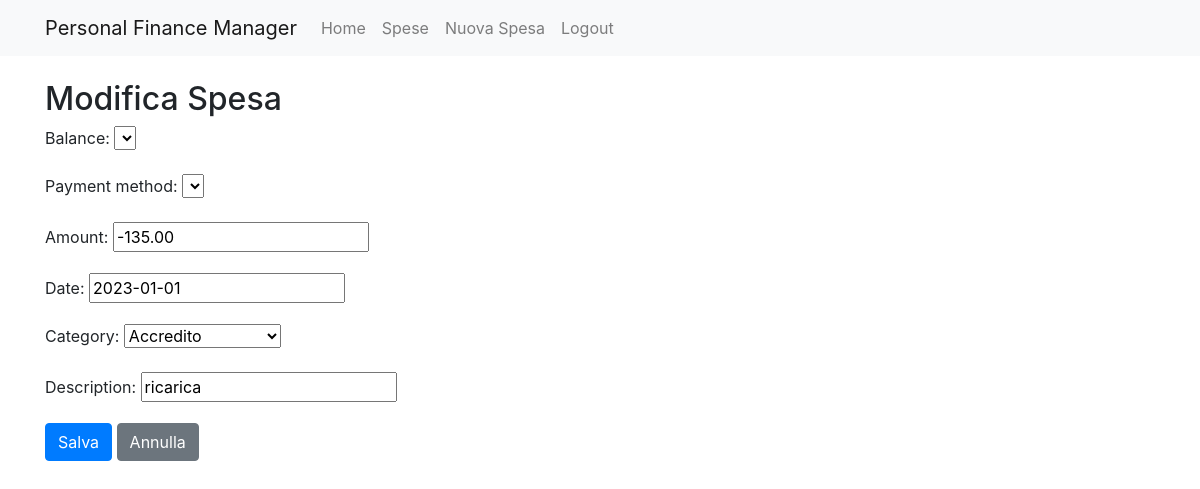
/edit/100/ (signed in), run on the app's committed database.
### expenses/models.py (models this page shows, shortened)
class Expense(models.Model):
    user = models.ForeignKey(User, on_delete=models.CASCADE)
    balance = models.ForeignKey(Balance, on_delete=models.CASCADE)
    payment_method = models.ForeignKey(Payment_Method, on_delete=models.CASCADE)
    amount = models.DecimalField(max_digits = 6, decimal_places=2)
    date = models.DateField()
    category = models.ForeignKey(Category, on_delete=models.CASCADE)
    description = models.CharField(max_length=200)

### expenses/views.py (the view)
# urls.py: path('edit/<int:pk>/', views.expense_edit, name='expense_edit'),
@login_required
def expense_edit(request, pk):
    expense = get_object_or_404(Expense, pk=pk, user=request.user)
    if request.method == "POST":
        form = ExpenseForm(request.user, request.POST, instance=expense)
        if form.is_valid():
            expense = form.save(commit=False)
            expense.user = request.user
            expense.save()
            return redirect('expenses_list')
    else:
        form = ExpenseForm(request.user, instance=expense)
    return render(request, 'expense_edit.html', {'form': form})

### expenses/forms.py
class ExpenseForm(forms.ModelForm):
    balance = forms.ModelChoiceField(queryset=Balance.objects.none(), empty_label=None)
    payment_method = forms.ModelChoiceField(queryset=Payment_Method.objects.none(), empty_label=None)
    category = forms.ModelChoiceField(queryset=Category.objects.none(), empty_label=None)
    class Meta:
        model = Expense
        fields = ('balance', 'payment_method', 'amount', 'date', 'category', 'description',)
    def __init__(self, user, *args, **kwargs):
        super().__init__(*args, **kwargs)
        self.fields["balance"].queryset = Balance.objects.filter(user=user)
        self.fields["payment_method"].queryset = Payment_Method.objects.filter(user=user)
        self.fields["category"].queryset = Category.objects.filter(user=user) | Category.objects.filter(user=User.objects.get(id=1))

### expenses/models.py (called while the page is built)
    def __str__(self):
        string = self.name
        string = string[0].upper() + string[1:]
        return string

### expenses/templates/expense_edit.html (shortened to what this page needs)
{% extends 'base.html' %}
{% block content %}
  <h2>Modifica Spesa</h2>
  <form method="post">
    {{ form.as_p }}
    <button type="submit" class="btn btn-primary">Salva</button>
    <a href="{% url 'expenses_list' %}" class="btn btn-secondary">Annulla</a>
  </form>
{% endblock %}

### data on the page
Expense: amount "-135.00", date "2023-01-01", category "Accredito", description "ricarica"
